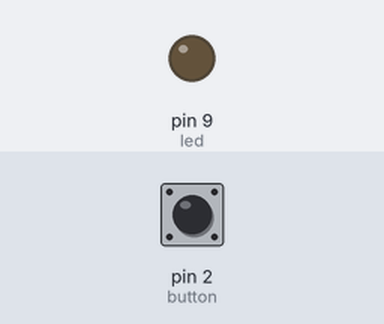
A sketch run on a simulated Arduino Uno, built with avr-gcc and run on an emulated ATmega328P. Parts: output pins drawn as LEDs (lit = HIGH). Inputs (shaded band) come from the test bench; at power-on: pin 2 (button) LOW.

Above: at 1.2 s.
1.3 s: pin 2 (button) pulled HIGH for 0.15 s
At 2.2 s:
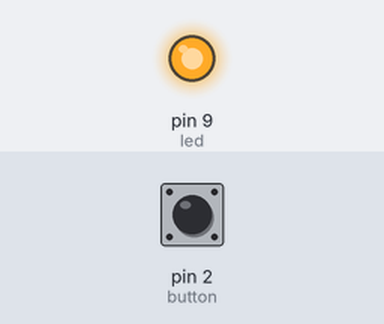
2.9 s: pin 2 (button) pulled HIGH for 1 s
At 3.4 s:
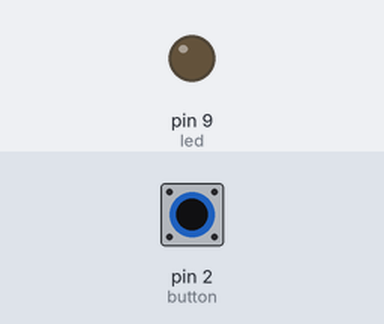
5.4 s: pin 2 (button) pulled HIGH for 3.2 s
At 6.5 s:
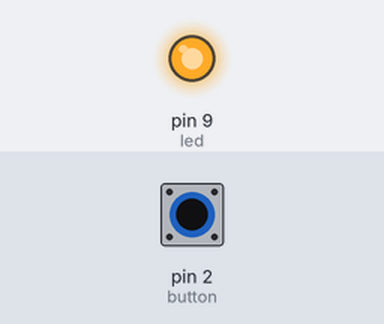
Timing chart, 0 to 8.4 s (numbered marks = the images above; inputs shaded):
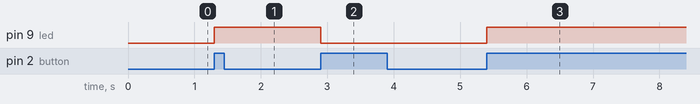

The sketch:

_____.ino
```cpp
int button =2;
int led = 9;
int OldValue = 0;
int ledState = 0; // 0이면 꺼진상태, 1이면 켜기

void setup() {
  pinMode(button, INPUT);  // 풀다운 저항연결. 버튼
  pinMode(led, OUTPUT);
  Serial.begin(9600);

}

void loop() {
  int value = digitalRead(button);

  if(value == 1 && OldValue ==0)
  {
    ledState = 1 - ledState;
  }

  OldValue = value;

  if(ledState ==1){
    digitalWrite(led, HIGH);
  }
  else{
    digitalWrite(led, LOW);
  }

}
```

Measured:
- after the input at 1.3 s, pin 9 (led): LOW → HIGH at once
- after the input at 2.9 s, pin 9 (led): HIGH → LOW at once
- after the input at 5.4 s, pin 9 (led): LOW → HIGH at once
